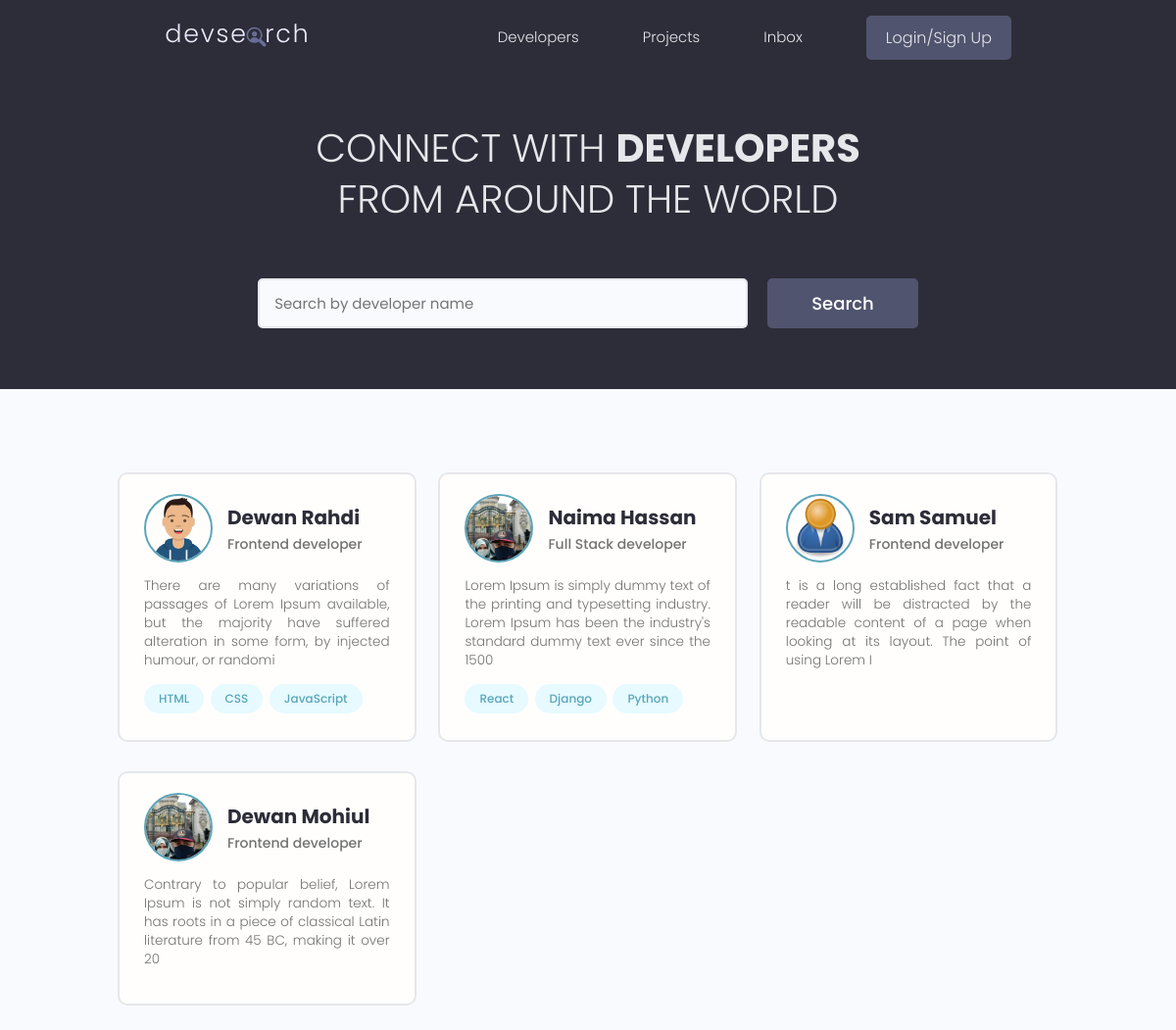
/, run on an earlier commit of the app's database.
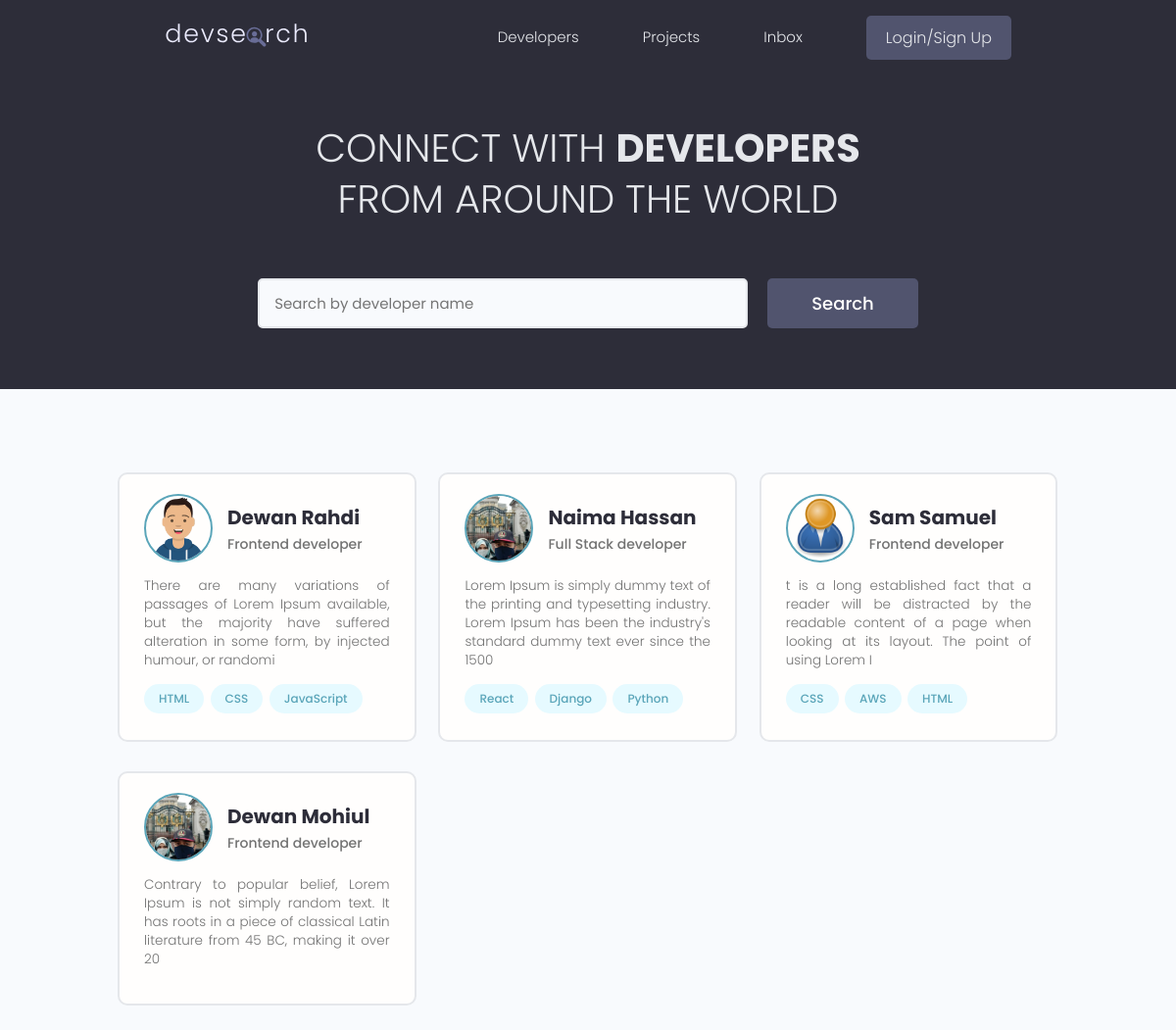
And on a later commit of the database.
### users/models.py (models this page shows, shortened)
class Profile(models.Model):
   user = models.OneToOneField(User, on_delete = models.CASCADE, null=True, blank=True)
   name = models.CharField(max_length=200, null=True, blank=True)
   email = models.EmailField(max_length=500, blank=True,null=True)
   username = models.CharField(max_length=200, null=True, blank=True)
   location = models.CharField(max_length=200, null=True, blank=True)
   short_intro=models.CharField(max_length=200, null=True, blank=True)
   bio = models.TextField(null=True, blank=True)
   profile_image = models.ImageField(null=True, blank=True, upload_to='profiles/', default='profiles/user-default.png')
   social_github = models.CharField(max_length=200, null=True, blank=True)
   social_twitter = models.CharField(max_length=200, null=True, blank=True)
   social_linkedin = models.CharField(max_length=200, null=True, blank=True)
   social_youtube = models.CharField(max_length=200, null=True, blank=True)
   social_website = models.CharField(max_length=200, null=True, blank=True)
   created_at = models.DateTimeField(auto_now_add=True)
   id = models.UUIDField(default = uuid.uuid4, unique=True, primary_key=True, editable=False)

class Skill(models.Model):
   owner = models.ForeignKey(Profile, on_delete=models.CASCADE, null=True, blank=True)
   name = models.CharField(max_length=200, null=True, blank=True)
   description = models.TextField(null=True, blank=True)
   created_at = models.DateTimeField(auto_now_add=True)
   id = models.UUIDField(default = uuid.uuid4, unique=True, primary_key=True, editable=False)
   def __str__(self):
      return str(self.name)

### users/views.py (the view)
# urls.py: path('', views.profiles, name="profiles"),
def profiles(request):
   profiles, search_query = searchProfiles(request)
   context ={'profiles': profiles, 'search_query': search_query}
   return render(request, 'users/profiles.html', context)

### users/utils.py (called while the page is built)
def searchProfiles(request):
   search_query = ''
   if request.GET.get('search_query'):
      search_query = request.GET.get('search_query')
   skills = Skill.objects.filter(name__icontains=search_query)
   profiles = Profile.objects.distinct().filter(
      Q(name__icontains=search_query) |
      Q(short_intro__icontains=search_query) |
      Q(skill__in=skills))
   return profiles, search_query

### users/templates/users/profiles.html (shortened to what this page needs)
{% extends 'main.html' %}
{% block content %}
<main class="home">
   <section class="hero-section text-center">
      <div class="container container--narrow">
         <div class="hero-section__box">
            <h2>CONNECT WITH <span>DEVELOPERS</span></h2>
            <h2>FROM AROUND THE WORLD</h2>
         </div>
         <div class="hero-section__search">
            <form class="form" action="{% url 'profiles' %}" method="get">
               <div class="form__field">
                  <input class="input input--text" id="formInput#search" type="text" name="search_query"
                     value="{{search_query}}" placeholder="Search by developer name" />
               </div>
               <input class="btn btn--sub btn--lg" type="submit" value="Search" />
            </form>
         </div>
      </div>
   </section>
   <section class="devlist">
      <div class="container">
         <div class="grid grid--three">
            {% for profile in profiles %}
            <div class="column card">
               <div class="dev">
                  <a href="{% url 'user-profile' profile.id %}" target="_blank" class="card__body">
                     <div class="dev__profile">
                        <img class="avatar avatar--md" src="{{profile.profile_image.url}}" alt="image" />
                        <div class="dev__meta">
                           <h3>{{profile.name}}</h3>
                           <h5>{{profile.short_intro|slice:"60"}}</h5>
                        </div>
                     </div>
                     <p class="dev__info">
                        {{profile.bio|slice:"150"}}
                     </p>
                     <div class="dev__skills">
                        {% for skill in profile.skill_set.all|slice:"3" %}
                        <span class="tag tag--pill tag--main">
                           <small>{{skill}}</small>
                        </span>
                        {% endfor %}
                     </div>
                  </a>
               </div>
            </div>
            {% endfor %}
         </div>
      </div>
   </section>
</main>
{% endblock content %}

What changed in the data, as far as the page shows it:
added Skill: name "CSS", shown under Profile "Sam Samuel"
added Skill: name "AWS", shown under Profile "Sam Samuel"
added Skill: name "HTML", shown under Profile "Sam Samuel"
